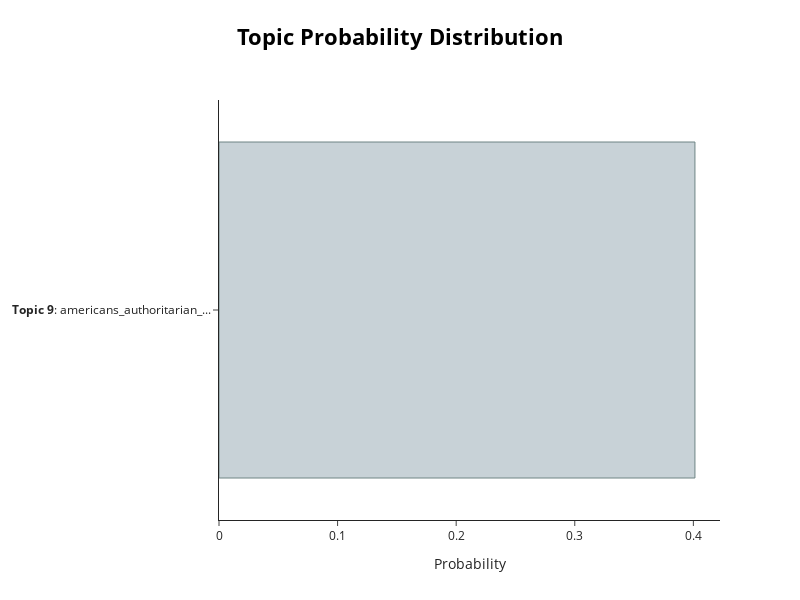

Here is the notebook cell this chart was saved with:
### Code cell
topic_model.visualize_distribution(probs[105])

### Figure 1 — Plotly figure (JSON) as saved in the notebook; plotly's stock layout.template omitted (floating-point values rounded to 4 significant figures)
{"data": [{"marker": {"color": "#C8D2D7", "line": {"color": "#6E8484", "width": 1}}, "orientation": "h", "type": "bar", "x": [0.4013], "y": ["<b>Topic 9</b>: americans_authoritarian_..."]}], "layout": {"height": 600, "hoverlabel": {"bgcolor": "white", "font": {"family": "Rockwell", "size": 16}}, "title": {"font": {"color": "Black", "size": 22}, "text": "<b>Topic Probability Distribution", "x": 0.5, "xanchor": "center", "y": 0.95, "yanchor": "top"}, "width": 800, "xaxis": {"title": {"text": "Probability"}}}}
